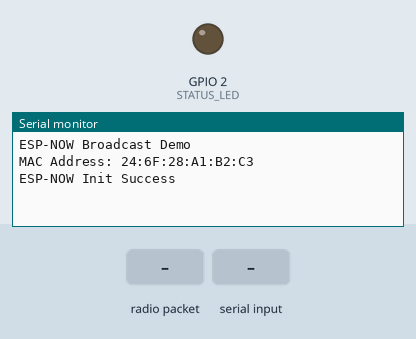
Bench run of a sketch on a simulated ESP32. Shown: output pins drawn as LEDs (lit = HIGH), the last lines printed to the serial monitor. The inputs (shaded band) are chosen by the test bench.

Above: at 2.2 s.
2.3 s: radio packet "1" arrives
At 2.8 s:
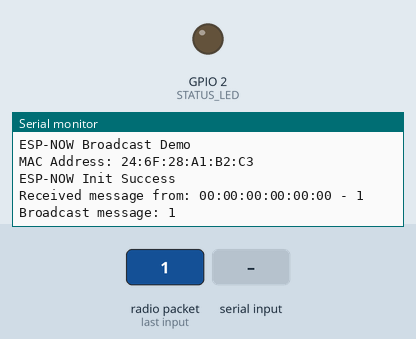
3.8 s: "1\n" received over Serial
At 5.2 s:
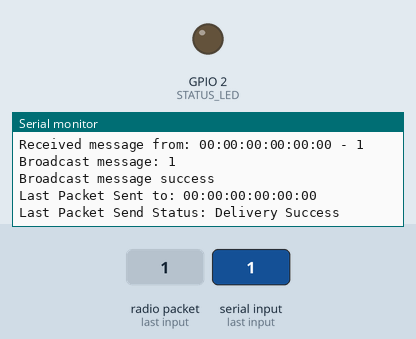

Measured:
- after the input at 2.3 s, the serial monitor: prints a new line at once (image 1)
- after the input at 3.8 s, the serial monitor: prints a new line at once (image 2)

The sketch:

eachNodeBroadcasting.ino
```cpp
#include <WiFi.h>
#include <esp_now.h>

// Define built-in LED pin (usually pin 2)
#define STATUS_LED 2

void formatMacAddress(const uint8_t *macAddr, char *buffer, int maxLength) {
    snprintf(buffer, maxLength, "%02x:%02x:%02x:%02x:%02x:%02x", macAddr[0], macAddr[1], macAddr[2], macAddr[3], macAddr[4], macAddr[5]);
}

void receiveCallback(const uint8_t *macAddr, const uint8_t *data, int dataLen) {
    char buffer[ESP_NOW_MAX_DATA_LEN + 1];
    int msgLen = min(ESP_NOW_MAX_DATA_LEN, dataLen);
    strncpy(buffer, (const char *)data, msgLen);
    buffer[msgLen] = 0;

    char macStr[18];
    formatMacAddress(macAddr, macStr, 18);
    Serial.printf("Received message from: %s - %s\n", macStr, buffer);

    // Control the built-in LED based on received message
    if (strcmp("on", buffer) == 0) {
        digitalWrite(STATUS_LED, HIGH);  // Turn on LED
    } else if (strcmp("off", buffer) == 0) {
        digitalWrite(STATUS_LED, LOW);   // Turn off LED
    }

    // Print any random message to Serial Monitor
    if (strcmp("on", buffer) != 0 && strcmp("off", buffer) != 0) {
        Serial.printf("Broadcast message: %s\n", buffer);
    }
}

void sentCallback(const uint8_t *macAddr, esp_now_send_status_t status) {
    char macStr[18];
    formatMacAddress(macAddr, macStr, 18);
    Serial.print("Last Packet Sent to: ");
    Serial.println(macStr);
    Serial.print("Last Packet Send Status: ");
    Serial.println(status == ESP_NOW_SEND_SUCCESS ? "Delivery Success" : "Delivery Fail");
}

void broadcast(const String &message) {
    uint8_t broadcastAddress[] = {0xFF, 0xFF, 0xFF, 0xFF, 0xFF, 0xFF};
    esp_now_peer_info_t peerInfo = {};
    memcpy(&peerInfo.peer_addr, broadcastAddress, 6);
    if (!esp_now_is_peer_exist(broadcastAddress)) {
        esp_now_add_peer(&peerInfo);
    }
    esp_err_t result = esp_now_send(broadcastAddress, (const uint8_t *)message.c_str(), message.length());

    if (result == ESP_OK) {
        Serial.println("Broadcast message success");
    } else {
        Serial.println("Broadcast message failed");
    }
}

void setup() {
    Serial.begin(115200);
    delay(1000);

    WiFi.mode(WIFI_STA);
    Serial.println("ESP-NOW Broadcast Demo");
    Serial.print("MAC Address: ");
    Serial.println(WiFi.macAddress());
    WiFi.disconnect();

    if (esp_now_init() == ESP_OK) {
        Serial.println("ESP-NOW Init Success");
        esp_now_register_recv_cb(receiveCallback);
        esp_now_register_send_cb(sentCallback);
    } else {
        Serial.println("ESP-NOW Init Failed");
        delay(3000);
        ESP.restart();
    }

    pinMode(STATUS_LED, OUTPUT); // Set the built-in LED pin as output
}

void loop() {
    // Handle serial input
    if (Serial.available()) {
        String input = Serial.readStringUntil('\n');
        input.trim(); // Remove any extra whitespace
        broadcast(input); // Broadcast the received input
    }
}
```
